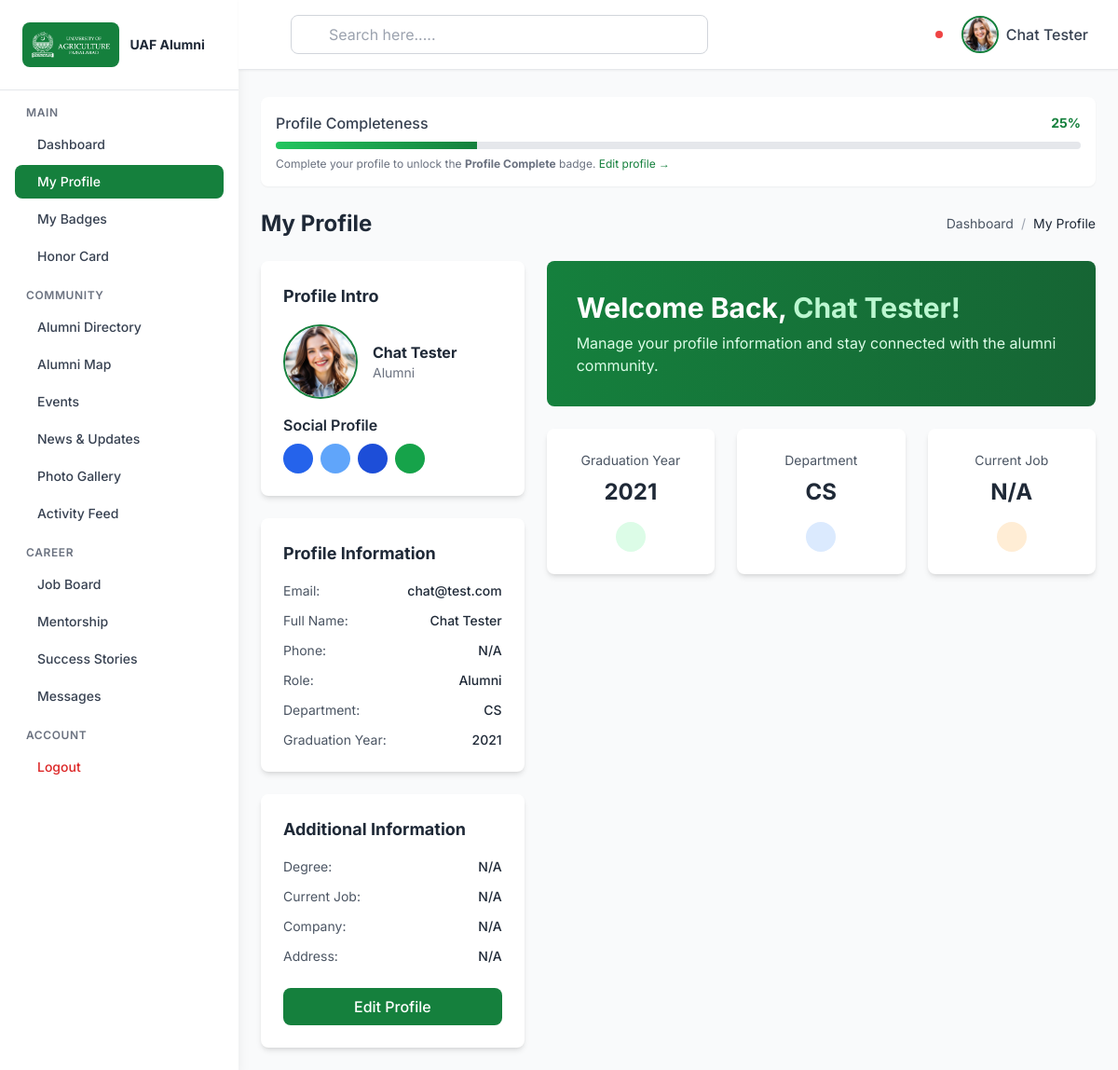
The app's page /admin/index.php?action=profile (signed in) with its own data.
### tables this page shows
CREATE TABLE `alumni` (
  `alumni_id` int(11) NOT NULL,
  `user_id` int(11) NOT NULL,
  `name` varchar(255) NOT NULL,
  `phone` varchar(20) DEFAULT NULL,
  `graduation_year` int(4) DEFAULT NULL,
  `department` varchar(100) DEFAULT NULL,
  `degree` varchar(100) DEFAULT NULL,
  `current_job` varchar(255) DEFAULT NULL,
  `company` varchar(255) DEFAULT NULL,
  `address` text DEFAULT NULL,
  `profile_picture` varchar(255) DEFAULT NULL,
  `bio` text DEFAULT NULL,
  `achievements` text DEFAULT NULL,
  `skills` text DEFAULT NULL,
  `updated_at` datetime DEFAULT NULL ON UPDATE current_timestamp(),
  `latitude` decimal(10,7) DEFAULT NULL,
  `longitude` decimal(10,7) DEFAULT NULL,
  `geocoded_address` varchar(500) DEFAULT NULL
);

### admin/controllers/ProfileController.php (called while the page is built, shortened)
<?php
require_once __DIR__ . '/../models/Alumni.php';
require_once __DIR__ . '/../includes/helpers.php';
class ProfileController {
    private $alumniModel;
    public function __construct() {
        $this->alumniModel = new Alumni();
    }
    public function show() {
        $profile = $this->alumniModel->getByUserId($_SESSION['user_id']);
        require_once __DIR__ . '/../views/profile/view.php';
    }
}

### admin/models/Alumni.php (called while the page is built, shortened)
<?php
require_once __DIR__ . '/../config/database.php';
class Alumni {
    private $conn;
    private $table = 'alumni';
    public function __construct() {
        $database = new Database();
        $this->conn = $database->getConnection();
    }
    public function getByUserId($userId) {
        $query = "SELECT a.*, u.email, u.role, u.status
                  FROM " . $this->table . " a
                  INNER JOIN users u ON a.user_id = u.user_id
                  WHERE a.user_id = :user_id";
        $stmt = $this->conn->prepare($query);
        $stmt->bindParam(':user_id', $userId);
        $stmt->execute();
        return $stmt->fetch();
    }
}

### admin/config/database.php (called while the page is built, shortened)
<?php
class Database {
    private $host = 'localhost';
    private $db_name = 'alumni_portal';
    private $username = 'root';
    private $password = '';
    public function getConnection() {
        $this->conn = null;
        try {
            $this->conn = new PDO(
                "mysql:host=" . $this->host . ";dbname=" . $this->db_name . ";charset=utf8mb4",
                $this->username,
                $this->password,
                [
                    PDO::ATTR_ERRMODE => PDO::ERRMODE_EXCEPTION,
                    PDO::ATTR_DEFAULT_FETCH_MODE => PDO::FETCH_ASSOC,
                    PDO::ATTR_EMULATE_PREPARES => false
                ]
            );
        } catch(PDOException $exception) {
            error_log("Connection error: " . $exception->getMessage());
        }
        return $this->conn;
    }
}

### admin/includes/helpers.php (called while the page is built, shortened)
<?php
function calc_profile_completeness($profile) {
    $fields = ['name', 'phone', 'graduation_year', 'department', 'degree', 'current_job', 'company', 'address', 'bio', 'achievements', 'skills', 'profile_picture'];
    $filled = 0;
    foreach ($fields as $f) {
        if (!empty($profile[$f])) $filled++;
    }
    return (int) round(($filled / count($fields)) * 100);
}

### admin/views/profile/view.php (the view, shortened to what this page needs)
<?php
require_once __DIR__ . '/../../includes/helpers.php';
$profile = $profile ?? [];
$email = $_SESSION['email'] ?? '';
$completeness = calc_profile_completeness($profile);
?>
<!DOCTYPE html>
<html lang="en" dir="ltr">
<?php include __DIR__ . '/../shared/head.php'; ?>
<body class="bg-gray-50">
    <?php include __DIR__ . '/../shared/sidebar.php'; ?>
    <?php include __DIR__ . '/../shared/header.php'; ?>
    <main class="lg:ml-64 pt-20 min-h-screen">
        <div class="p-6">
            <div class="bg-white rounded-lg shadow-sm p-4 mb-6">
                <div class="flex items-center justify-between mb-2">
                    <span class="font-medium text-gray-700">Profile Completeness</span>
                    <span class="text-sm font-bold text-green-700"><?= $completeness ?>%</span>
                </div>
                <div class="w-full bg-gray-200 rounded-full h-2 overflow-hidden">
                    <div class="h-2 bg-gradient-to-r from-green-500 to-green-700 transition-all" style="width: <?= $completeness ?>%"></div>
                </div>
                <?php if ($completeness < 100): ?>
                    <p class="text-xs text-gray-500 mt-2">Complete your profile to unlock the <strong>Profile Complete</strong> badge. <a href="index.php?action=profile_edit" class="text-green-700 hover:underline">Edit profile →</a></p>
                <?php endif; ?>
            </div>
            <div class="mb-6 flex items-center justify-between">
                <h1 class="text-2xl font-bold text-gray-800">My Profile</h1>
                <nav class="flex items-center space-x-2 text-sm">
                    <a href="index.php?action=dashboard" class="text-gray-600 hover:text-green-700 transition flex items-center space-x-1">
                        <span>Dashboard</span>
                    </a>
                    <span class="text-gray-400">/</span>
                    <span class="text-gray-800">My Profile</span>
                </nav>
            </div>
            <div class="grid grid-cols-1 lg:grid-cols-3 gap-6">
                <div class="lg:col-span-1 space-y-6">
                    <div class="bg-white rounded-lg shadow-md p-6">
                        <h3 class="text-lg font-bold text-gray-800 mb-4">Profile Intro</h3>
                        <div class="flex items-center space-x-4 mb-4">
                            <?php
                            $profilePic = !empty($profile['profile_picture']) ? 'assets/images/profiles/' . $profile['profile_picture'] : 'assets/images/admin.png';
                            ?>
                            <img src="<?= htmlspecialchars($profilePic) ?>" alt="Profile" class="w-20 h-20 rounded-full object-cover border-2 border-green-700">
                            <div>
                                <p class="font-bold text-gray-800"><?= htmlspecialchars($profile['name'] ?? 'N/A') ?></p>
                                <p class="text-sm text-gray-500"><?= htmlspecialchars(ucfirst($_SESSION['role'] ?? 'alumni')) ?></p>
                            </div>
                        </div>
                        <div>
                            <p class="font-semibold text-gray-800 mb-2">Social Profile</p>
                            <div class="flex space-x-2">
                                <a href="#" class="w-8 h-8 bg-blue-600 text-white rounded-full flex items-center justify-center hover:bg-blue-700 transition">
                                </a>
                                <a href="#" class="w-8 h-8 bg-blue-400 text-white rounded-full flex items-center justify-center hover:bg-blue-500 transition">
                                </a>
                                <a href="#" class="w-8 h-8 bg-blue-700 text-white rounded-full flex items-center justify-center hover:bg-blue-800 transition">
                                </a>
                                <a href="mailto:<?= htmlspecialchars($email) ?>" class="w-8 h-8 bg-green-600 text-white rounded-full flex items-center justify-center hover:bg-green-700 transition">
                                </a>
                            </div>
                        </div>
                    </div>
                    <div class="bg-white rounded-lg shadow-md p-6">
                        <h3 class="text-lg font-bold text-gray-800 mb-4">Profile Information</h3>
                        <ul class="space-y-3 text-sm">
                            <li class="flex justify-between">
                                <span class="text-gray-600">Email:</span>
                                <span class="font-medium text-gray-800"><?= htmlspecialchars($email ?: 'N/A') ?></span>
                            </li>
                            <li class="flex justify-between">
                                <span class="text-gray-600">Full Name:</span>
                                <span class="font-medium text-gray-800"><?= htmlspecialchars($profile['name'] ?? 'N/A') ?></span>
                            </li>
                            <li class="flex justify-between">
                                <span class="text-gray-600">Phone:</span>
                                <span class="font-medium text-gray-800"><?= htmlspecialchars($profile['phone'] ?? 'N/A') ?></span>
                            </li>
                            <li class="flex justify-between">
                                <span class="text-gray-600">Role:</span>
                                <span class="font-medium text-gray-800"><?= htmlspecialchars(ucfirst($_SESSION['role'] ?? 'alumni')) ?></span>
                            </li>
                            <li class="flex justify-between">
                                <span class="text-gray-600">Department:</span>
                                <span class="font-medium text-gray-800"><?= htmlspecialchars($profile['department'] ?? 'N/A') ?></span>
                            </li>
                            <li class="flex justify-between">
                                <span class="text-gray-600">Graduation Year:</span>
                                <span class="font-medium text-gray-800"><?= htmlspecialchars($profile['graduation_year'] ?? 'N/A') ?></span>
                            </li>
                        </ul>
                    </div>
                    <div class="bg-white rounded-lg shadow-md p-6">
                        <h3 class="text-lg font-bold text-gray-800 mb-4">Additional Information</h3>
                        <ul class="space-y-3 text-sm">
                            <li class="flex justify-between">
                                <span class="text-gray-600">Degree:</span>
                                <span class="font-medium text-gray-800"><?= htmlspecialchars($profile['degree'] ?? 'N/A') ?></span>
                            </li>
                            <li class="flex justify-between">
                                <span class="text-gray-600">Current Job:</span>
                                <span class="font-medium text-gray-800"><?= htmlspecialchars($profile['current_job'] ?? 'N/A') ?></span>
                            </li>
                            <li class="flex justify-between">
                                <span class="text-gray-600">Company:</span>
                                <span class="font-medium text-gray-800"><?= htmlspecialchars($profile['company'] ?? 'N/A') ?></span>
                            </li>
                            <li class="flex justify-between">
                                <span class="text-gray-600">Address:</span>
                                <span class="font-medium text-gray-800"><?= htmlspecialchars($profile['address'] ?? 'N/A') ?></span>
                            </li>
                        </ul>
                        <div class="mt-6">
                            <a href="index.php?action=profile_edit" class="block w-full text-center bg-green-700 text-white px-4 py-2 rounded-lg hover:bg-green-800 transition font-medium">
                                Edit Profile
                            </a>
                        </div>
                    </div>
                </div>
                <div class="lg:col-span-2 space-y-6">
                    <div class="bg-gradient-to-r from-green-700 to-green-800 rounded-lg p-8 text-white">
                        <h2 class="text-3xl font-bold mb-2">
                            Welcome Back, <span class="text-green-200"><?= htmlspecialchars($profile['name'] ?? 'Alumni') ?>!</span>
                        </h2>
                        <p class="text-green-100">
                            Manage your profile information and stay connected with the alumni community.
                        </p>
                    </div>
                    <div class="grid grid-cols-1 md:grid-cols-3 gap-6">
                        <div class="bg-white rounded-lg shadow-md p-6 text-center">
                            <p class="text-gray-600 text-sm mb-2">Graduation Year</p>
                            <p class="text-2xl font-bold text-gray-800 mb-4"><?= htmlspecialchars($profile['graduation_year'] ?? 'N/A') ?></p>
                            <div class="flex justify-center">
                                <div class="bg-green-100 p-4 rounded-full">
                                </div>
                            </div>
                        </div>
                        <div class="bg-white rounded-lg shadow-md p-6 text-center">
                            <p class="text-gray-600 text-sm mb-2">Department</p>
                            <p class="text-2xl font-bold text-gray-800 mb-4"><?= htmlspecialchars($profile['department'] ?? 'N/A') ?></p>
                            <div class="flex justify-center">
                                <div class="bg-blue-100 p-4 rounded-full">
                                </div>
                            </div>
                        </div>
                        <div class="bg-white rounded-lg shadow-md p-6 text-center">
                            <p class="text-gray-600 text-sm mb-2">Current Job</p>
                            <p class="text-2xl font-bold text-gray-800 mb-4"><?= htmlspecialchars($profile['current_job'] ?? 'N/A') ?></p>
                            <div class="flex justify-center">
                                <div class="bg-orange-100 p-4 rounded-full">
                                </div>
                            </div>
                        </div>
                    </div>
                </div>
            </div>
        </div>
    </main>
</body>
</html>

### admin/views/shared/head.php (style rules this page uses)
:root { --primary-green: #1a5f3f; --primary-green-dark: #0f4a2f; --primary-green-light: #2d7a5a; }
body { font-family: 'Inter', sans-serif; }

### records on screen
alumni: name "Chat Tester", phone "N/A", department "CS", graduation_year "2021", degree "N/A", current_job "N/A", company "N/A", address "N/A"

### other values on screen
$_SESSION['name'] "Chat Tester"
$completeness "25"
$_SESSION['role'] "Alumni"
$email ?: 'N/A' "chat@test.com"
